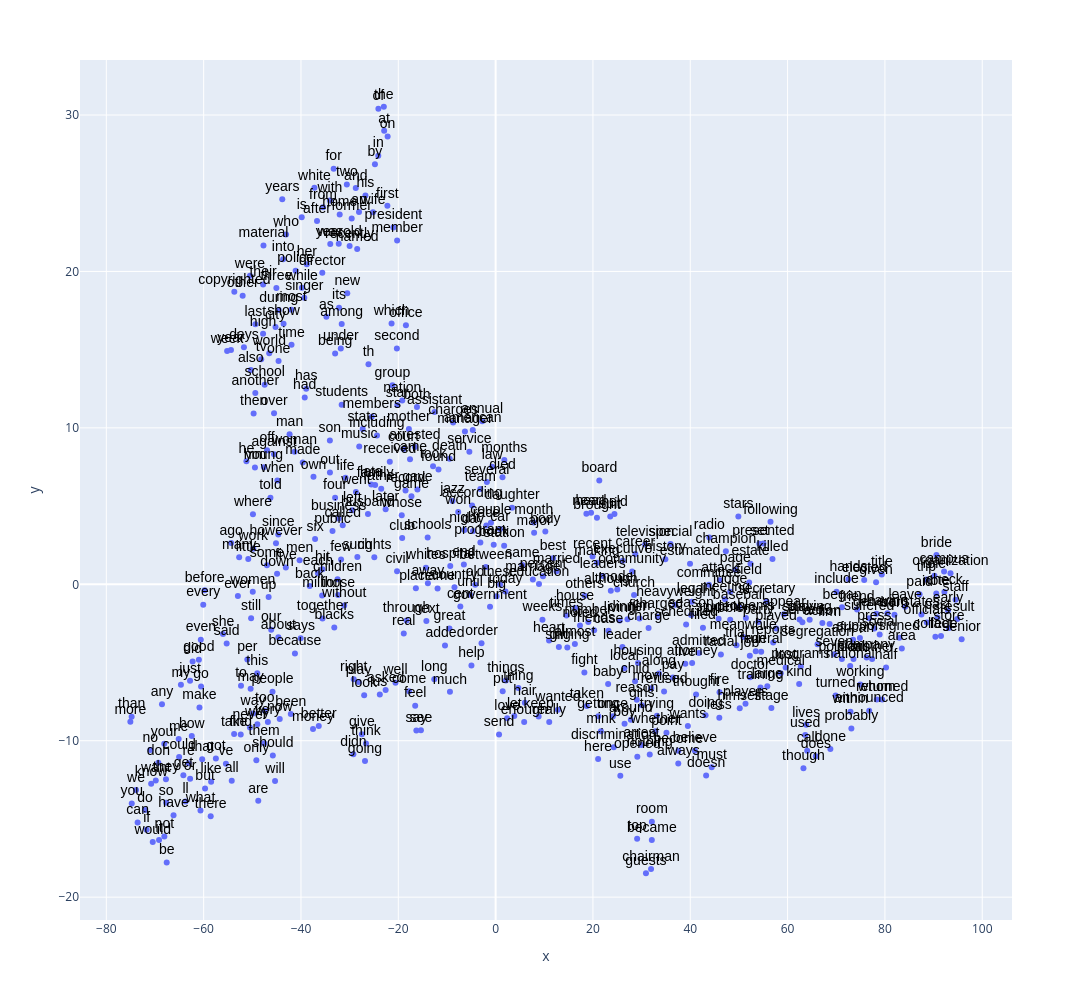

The notebook cell saved with this chart:
### Code cell
px.scatter(TSNE.reset_index(), 'x', 'y', 
        text='term_str', 
        hover_name='term_str',  
        # size='n',
        height=1000,
        width=1200)\
    .update_traces(
        mode='markers+text', 
        textfont=dict(color='black', size=14, family='Arial'),
        textposition='top center')

### Figure 1 — Plotly figure (JSON) as saved in the notebook; plotly's stock layout.template omitted (floating-point values rounded to 4 significant figures; data arrays with more than 128 entries replaced by an {"elided": "..."} marker saying what was removed)
{"data": [{"hovertemplate": "<b>%{hovertext}</b><br><br>x=%{x}<br>y=%{y}<br>term_str=%{text}<extra></extra>", "hovertext": {"elided": "486 str values"}, "legendgroup": "", "marker": {"color": "#636efa", "symbol": "circle"}, "mode": "markers+text", "name": "", "orientation": "v", "showlegend": false, "text": {"elided": "486 str values"}, "textfont": {"color": "black", "family": "Arial", "size": 14}, "textposition": "top center", "type": "scatter", "x": {"elided": "486 float values"}, "xaxis": "x", "y": {"elided": "486 float values"}, "yaxis": "y"}], "layout": {"height": 1000, "legend": {"tracegroupgap": 0}, "margin": {"t": 60}, "width": 1200, "xaxis": {"anchor": "y", "domain": [0, 1], "title": {"text": "x"}}, "yaxis": {"anchor": "x", "domain": [0, 1], "title": {"text": "y"}}}}
